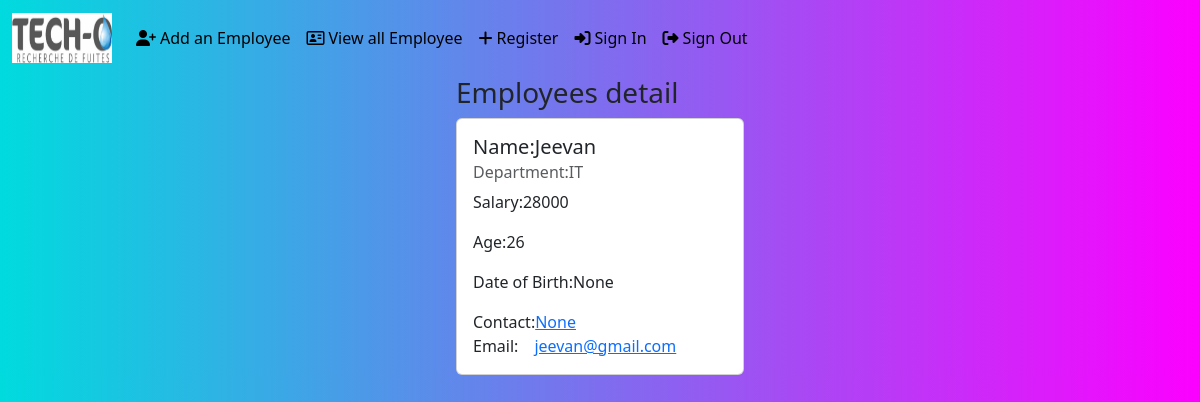
/employees/24/ (signed in), run on the app's committed database.
### crm/models.py (models this page shows, shortened)
class Employees(models.Model):
    name=models.CharField(max_length=100)
    department=models.CharField(max_length=100) #for Charfield, max_length is needed
    salary=models.PositiveIntegerField()
    email=models.EmailField(unique=True)  #unique=True means same email cannot be used for other ids
    age=models.PositiveIntegerField()
    contact=models.CharField(null=True,max_length=10)
    image=models.ImageField(upload_to='images',null=True,blank=True) #null for database,blank=True for form,i.e. form will accept without picture
    date_of_birth=models.DateField(null=True,blank=True)

### crm/views.py (the view)
# urls.py: path('employees/<int:pk>/',EmployeeDetailView.as_view(),name='emp_details'),
@method_decorator(signin_required,name='dispatch')
class EmployeeDetailView(View):
    def get(self,request,*args,**kwargs):
        print(kwargs)
        id=kwargs.get('pk') #kwargs={'pk':1} pk meaning primary key
        qs=Employees.objects.get(id=id)
        return render(request,'emp_details.html',{'data':qs})

### crm/views.py (called while the page is built)
def signin_required(fn): #fn=get or post
    def wrapper(request,*args,**kwargs):
        if not request.user.is_authenticated:  #not works opposite, true become false, false become true
            messages.error(request,'Invalid session,please sign in')
            return redirect('signin')
        else:
            return fn(request,*args,**kwargs)  #fn=get/post
    return wrapper

### crm/templates/emp_details.html (shortened to what this page needs)
{%extends 'base.html'%}
{%block body_block%}
<div class="container d-flex justify-content-center">
    <div>
        <h3>Employees detail</h3>
        <div class="card" style="width: 18rem;">
            <div class="card-body">
              <h5 class="card-title">Name:{{data.name}}</h5>
              <h6 class="card-subtitle mb-2 text-body-secondary">Department:{{data.department}}</h6>
              <p class="card-text">Salary:{{data.salary}}</p>
              <p class="card-text">Age:{{data.age}}</p>
              <p class='card-text'>Date of Birth:{{data.date_of_birth}}</p>
              Contact:<a href="#" class="card-link">{{data.contact}}</a>
              Email:<a href="#" class="card-link">{{data.email}}</a>
            </div>
          </div>
    </div>
</div>
{%endblock%}

### crm/templates/base.html (style rules this page uses)
body { background-color: #00DBDE; background-image: linear-gradient(90deg, #00DBDE 0%, #FC00FF 100%); }

### data on the page
Employees: name "Jeevan", department "IT", salary "28000", age "26", date_of_birth "None", contact "None", email "jeevan@gmail.com"
